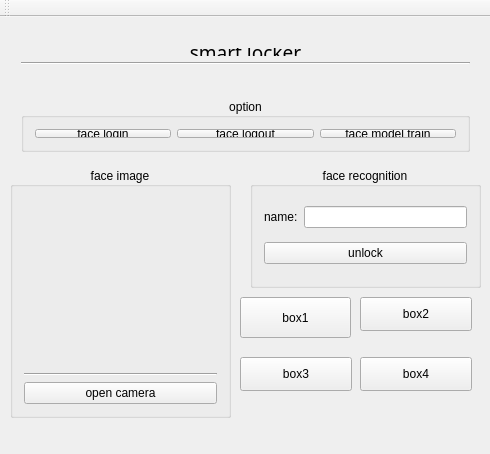
<?xml version="1.0" encoding="UTF-8"?>
<ui version="4.0">
 <class>MainWindow</class>
 <widget class="QMainWindow" name="MainWindow">
  <property name="geometry">
   <rect>
    <x>0</x>
    <y>0</y>
    <width>490</width>
    <height>454</height>
   </rect>
  </property>
  <property name="windowTitle">
   <string>人脸识别系统</string>
  </property>
  <widget class="QWidget" name="centralWidget">
   <widget class="QGroupBox" name="groupBox_3">
    <property name="geometry">
     <rect>
      <x>10</x>
      <y>150</y>
      <width>221</width>
      <height>251</height>
     </rect>
    </property>
    <property name="title">
     <string>face image</string>
    </property>
    <property name="alignment">
     <set>Qt::AlignCenter</set>
    </property>
    <layout class="QVBoxLayout" name="verticalLayout_2">
     <item>
      <widget class="QLabel" name="label_image">
       <property name="text">
        <string/>
       </property>
       <property name="scaledContents">
        <bool>true</bool>
       </property>
      </widget>
     </item>
     <item>
      <widget class="Line" name="line_2">
       <property name="orientation">
        <enum>Qt::Horizontal</enum>
       </property>
      </widget>
     </item>
     <item>
      <widget class="QPushButton" name="pushButton_cameraOpen">
       <property name="text">
        <string>open camera</string>
       </property>
      </widget>
     </item>
    </layout>
   </widget>
   <widget class="QGroupBox" name="groupBox_5">
    <property name="geometry">
     <rect>
      <x>250</x>
      <y>150</y>
      <width>231</width>
      <height>121</height>
     </rect>
    </property>
    <property name="title">
     <string>face recognition</string>
    </property>
    <property name="alignment">
     <set>Qt::AlignCenter</set>
    </property>
    <layout class="QVBoxLayout" name="verticalLayout_3">
     <item>
      <layout class="QHBoxLayout" name="horizontalLayout_4">
       <item>
        <widget class="QLabel" name="label_2">
         <property name="text">
          <string>name:</string>
         </property>
        </widget>
       </item>
       <item>
        <widget class="QLineEdit" name="lineEdit_name">
         <property name="styleSheet">
          <string notr="true">color: rgb(255, 0, 127);</string>
         </property>
        </widget>
       </item>
      </layout>
     </item>
     <item>
      <layout class="QHBoxLayout" name="horizontalLayout_3">
       <item>
        <widget class="QPushButton" name="pushButton">
         <property name="text">
          <string>unlock</string>
         </property>
        </widget>
       </item>
      </layout>
     </item>
    </layout>
   </widget>
   <widget class="QWidget" name="layoutWidget">
    <property name="geometry">
     <rect>
      <x>10</x>
      <y>20</y>
      <width>471</width>
      <height>39</height>
     </rect>
    </property>
    <layout class="QVBoxLayout" name="verticalLayout">
     <item>
      <widget class="QLabel" name="label">
       <property name="font">
        <font>
         <family>黑体</family>
         <pointsize>14</pointsize>
         <weight>50</weight>
         <bold>false</bold>
        </font>
       </property>
       <property name="text">
        <string>smart locker</string>
       </property>
       <property name="alignment">
        <set>Qt::AlignCenter</set>
       </property>
      </widget>
     </item>
     <item>
      <widget class="Line" name="line">
       <property name="orientation">
        <enum>Qt::Horizontal</enum>
       </property>
      </widget>
     </item>
    </layout>
   </widget>
   <widget class="QWidget" name="layoutWidget">
    <property name="geometry">
     <rect>
      <x>10</x>
      <y>70</y>
      <width>471</width>
      <height>76</height>
     </rect>
    </property>
    <layout class="QHBoxLayout" name="horizontalLayout_2">
     <item>
      <widget class="QGroupBox" name="groupBox_2">
       <property name="title">
        <string>option</string>
       </property>
       <property name="alignment">
        <set>Qt::AlignCenter</set>
       </property>
       <layout class="QGridLayout" name="gridLayout">
        <item row="0" column="0">
         <layout class="QHBoxLayout" name="horizontalLayout">
          <item>
           <widget class="QPushButton" name="pushButton_faceInput">
            <property name="text">
             <string>face login</string>
            </property>
           </widget>
          </item>
          <item>
           <widget class="QPushButton" name="pushButton_2">
            <property name="text">
             <string>face logout</string>
            </property>
           </widget>
          </item>
          <item>
           <widget class="QPushButton" name="pushButton_trainFaces">
            <property name="text">
             <string>face model train</string>
            </property>
           </widget>
          </item>
         </layout>
        </item>
       </layout>
      </widget>
     </item>
    </layout>
   </widget>
   <widget class="QPushButton" name="pushButton_3">
    <property name="geometry">
     <rect>
      <x>240</x>
      <y>280</y>
      <width>111</width>
      <height>41</height>
     </rect>
    </property>
    <property name="text">
     <string>box1</string>
    </property>
   </widget>
   <widget class="QPushButton" name="pushButton_4">
    <property name="geometry">
     <rect>
      <x>240</x>
      <y>340</y>
      <width>112</width>
      <height>34</height>
     </rect>
    </property>
    <property name="text">
     <string>box3</string>
    </property>
   </widget>
   <widget class="QPushButton" name="pushButton_5">
    <property name="geometry">
     <rect>
      <x>360</x>
      <y>280</y>
      <width>112</width>
      <height>34</height>
     </rect>
    </property>
    <property name="text">
     <string>box2</string>
    </property>
   </widget>
   <widget class="QPushButton" name="pushButton_6">
    <property name="geometry">
     <rect>
      <x>360</x>
      <y>340</y>
      <width>112</width>
      <height>34</height>
     </rect>
    </property>
    <property name="text">
     <string>box4</string>
    </property>
   </widget>
  </widget>
  <widget class="QMenuBar" name="menuBar">
   <property name="geometry">
    <rect>
     <x>0</x>
     <y>0</y>
     <width>490</width>
     <height>29</height>
    </rect>
   </property>
  </widget>
  <widget class="QToolBar" name="mainToolBar">
   <attribute name="toolBarArea">
    <enum>TopToolBarArea</enum>
   </attribute>
   <attribute name="toolBarBreak">
    <bool>false</bool>
   </attribute>
  </widget>
 </widget>
 <layoutdefault spacing="6" margin="11"/>
 <resources/>
 <connections/>
</ui>
